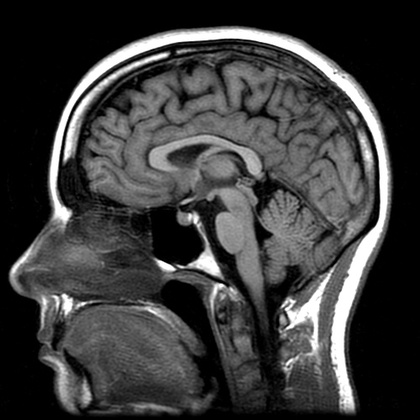
%> input picture amaratkhan_inclass6/mri.jpg, 420 x 420 px, shrunk from 500 x 500 before the run
$ octave Inclass_1.m   (GNU Octave 9; MATLAB toolbox functions it lacks are replaced by stand-ins)
%> lines starting %> are read from the running program, lines starting %| are printed output that depends on the picture; in (x1, y1, x2, y2) boxes, pixels count from 0 and x2, y2 are one past the last pixel; in counts of white or black regions, pixels touching at a corner belong together; the program's own positions count from 1
%> further down, img is the input picture: size 420x420x3 uint8; min 0, max 255, mean 60.4
### amaratkhan_inclass6/ChangeIntensity.m
function [ newImage ] = ChangeIntensity( image, intensityLevel )
%> called with intensityLevel = 8
%CHANGEINTENSITY Summary of this function goes here
%   Detailed explanation goes here


threshold = fix(255/intensityLevel);
numberOfThresholds = 255/threshold;

newImage = image;
current = threshold;
prev = 0;
next = threshold*2;
for t = 1:numberOfThresholds-1
    for i = 1:size(newImage,1)
        for j = 1:size(newImage,2)
            if newImage(i,j) < current && newImage(i,j) > prev
                newImage(i,j) = prev;
            end
        end
    end
    prev = current;
    next = next+threshold;
    current = current+threshold;
end
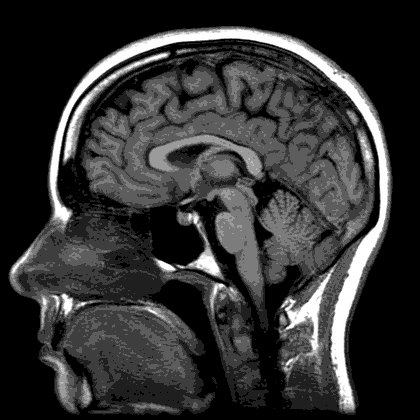
%> newImage: size 420x420 uint8; min 0, max 255, mean 51.5
%> after the loop, current = 248; next = 279
next = next-1;
%> next = 278
for i = 1:size(newImage,1)
    for j = 1:size(newImage,2)
        if newImage(i,j) > prev
            newImage(i,j) = next;
        end
    end
end
%> newImage: size 420x420 uint8; 3.1% of pixels changed, all inside (x1, y1, x2, y2) = (12, 29, 388, 405)

end

### amaratkhan_inclass6/Inclass_1.m
clc; clear;

img = imread('mri.jpg');
gray = rgb2gray(img);

% changed_2 = ChangeIntensity(gray,2);
% changed_4 = ChangeIntensity(gray,4);
changed_8 = ChangeIntensity(gray,8);
% [11 lines of commented-out code are left out]
newVal = gray/32;
newGray = newVal*32;

figure(1);
subplot(131); imshow(gray); title('Original');
subplot(132); imshow(newGray); title('Not Original');
subplot(133); imshow(changed_8); title('Changed');

% newGray = logical(gray/255);
% figure(2); imshow(newGray);

$ run again, with amaratkhan_inclass6/result.png saved as amaratkhan_inclass6/mri.jpg
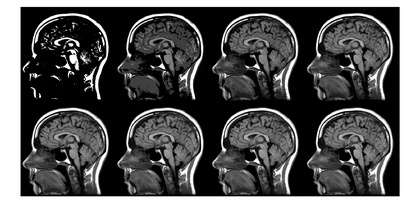
%> input picture amaratkhan_inclass6/result.png, 420 x 214 px, shrunk from 2308 x 1177 before the run
%> img is the input picture: size 214x420x3 uint8; min 0, max 255, mean 93.6
%> after the loop in ChangeIntensity, `for t = 1:numberOfThresholds-1`:
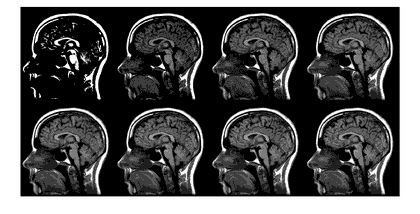
%> newImage: size 214x420 uint8; min 0, max 255, mean 86.8
%> after the loop in ChangeIntensity, `for t = 1:numberOfThresholds-1`: current = 248; next = 279
%> in ChangeIntensity, `next = next-1;`: next = 278
